Frame 1 (no input): blank canvas, image omitted
Frame 60 (the mouse pressed at the canvas centre just before this capture): blank canvas, image omitted
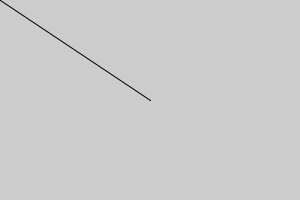
Frame 120 (the mouse held since frame 60 and released just before this capture)

The Processing sketch whose frames 1 and 60 were blank and that drew this single picture after the mouse press (run headless with seeded random() and noise(); from frame 60 on, the mouse is pressed at the canvas centre):

// Processing sketch: sketch_017_Mouse_Line
// ── sketch_017_Mouse_Line.pde
void setup() {
  size(300, 200);
}

void draw() {
  line(pmouseX, pmouseY, mouseX, mouseY);
}
